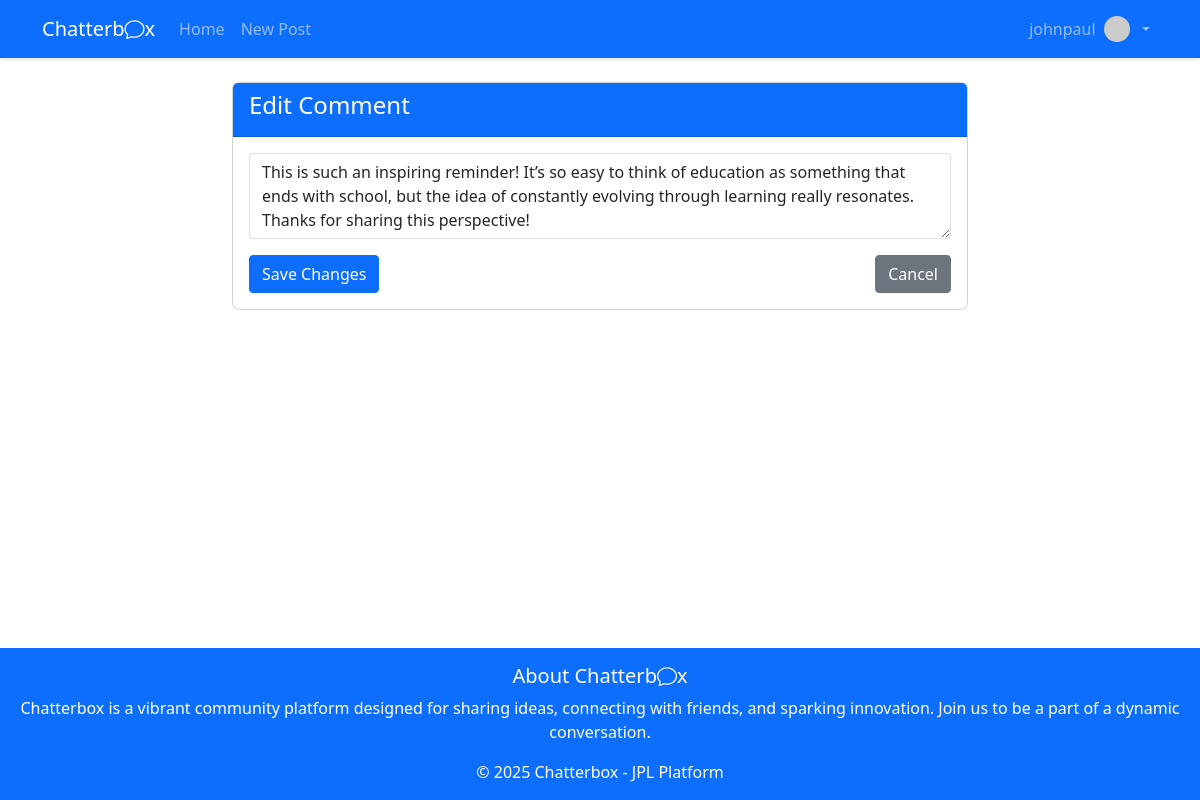
Page /comment/61/edit/ (signed in) on the committed database.
### core/models.py (models this page shows, shortened)
class User(AbstractUser):
    is_spammer = models.BooleanField(default=False)
    last_post_time = models.DateTimeField(null=True, blank=True)

class Comment(models.Model):
    post = models.ForeignKey(Post, on_delete=models.CASCADE, related_name='comments')
    author = models.ForeignKey(User, on_delete=models.CASCADE)
    content = models.TextField(validators=[MinLengthValidator(2)])
    created_at = models.DateTimeField(auto_now_add=True)
    updated_at = models.DateTimeField(auto_now=True)
    parent = models.ForeignKey('self', null=True, blank=True, on_delete=models.CASCADE, related_name='replies')

### core/views.py (the view)
# urls.py: path('comment/<int:pk>/edit/', views.edit_comment, name='edit_comment'),
@login_required
def edit_comment(request, pk):
    comment = get_object_or_404(Comment, pk=pk)
    if request.user != comment.author:
        messages.error(request, "You don't have permission to edit this comment!")
        return redirect('post_detail', pk=comment.post.pk)
    if request.method == 'POST':
        form = CommentForm(request.POST, instance=comment)
        if form.is_valid():
            form.save()
            messages.success(request, 'Comment updated successfully!')
            return redirect('post_detail', post_id=comment.post.pk)
    else:
        form = CommentForm(instance=comment)
    context = {
        'form': form,
        'comment': comment,
        'action': 'Edit'
    }
    return render(request, 'core/comment_form.html', context)

### core/forms.py
class CommentForm(forms.ModelForm):
    class Meta:
        model = Comment
        fields = ['content']
        widgets = {
            'content': forms.Textarea(attrs={
                'class': 'form-control',
                'rows': 3,
                'placeholder': 'Write your reply here...'
            }),
        }

### core/templates/core/comment_form.html (shortened to what this page needs)
{% extends 'core/base.html' %}
{% block content %}
<div class="row justify-content-center">
    <div class="col-md-8">
        <div class="card">
            <div class="card-header bg-primary text-white">
                <h4>{{ action }} Comment</h4>
            </div>
            <div class="card-body">
                <form method="post">
                    <div class="mb-3">
                        {{ form.content }}
                    </div>
                    <div class="d-flex justify-content-between">
                        <button type="submit" class="btn btn-primary">Save Changes</button>
                        <a href="{% url 'post_detail' comment.post.pk %}" class="btn btn-secondary">Cancel</a>
                    </div>
                </form>
            </div>
        </div>
    </div>
</div>
{% endblock %}

### core/templates/core/base.html (shortened to what this page needs)
<!DOCTYPE html>
<html lang="en">
<head>
    <link href="https://cdn.jsdelivr.net/npm/bootstrap@5.3.0/dist/css/bootstrap.min.css" rel="stylesheet">
    <link rel="stylesheet" href="https://cdn.jsdelivr.net/npm/bootstrap-icons@1.10.0/font/bootstrap-icons.css">
    {% load static %}
    <link rel="stylesheet" href="{% static 'core/css/styles.css' %}">
</head>
<body>
    <nav class="navbar navbar-expand-lg navbar-dark bg-primary">
        <div class="container">
            <a class="navbar-brand" href="{% url 'home' %}">Chatterb<i class="bi bi-chat chat-icon"></i>x</a>
            <div class="collapse navbar-collapse" id="navbarNav">
                <ul class="navbar-nav me-auto">
                    <li class="nav-item">
                        <a class="nav-link" href="{% url 'home' %}">Home</a>
                    </li>
                    {% if user.is_authenticated %}
                    <li class="nav-item">
                        <a class="nav-link" href="{% url 'create_post' %}">New Post</a>
                    </li>
                    {% endif %}
                </ul>
                <ul class="navbar-nav ms-auto">
                    {% if user.is_authenticated %}
                    <li class="nav-item dropdown">
                        <a class="nav-link dropdown-toggle d-flex align-items-center" href="#" id="navbarDropdown" role="button" data-bs-toggle="dropdown">
                            {{ user.username }}
                            <img src="https://ui-avatars.com/api/?name={{ user.username }}" alt="Avatar" class="rounded-circle me-2" width="26" height="26">
                        </a>
                    </li>
                    {% endif %}
                </ul>
            </div>
        </div>
    </nav>
    <div class="container mt-4">
        {% block content %}{% endblock %}
    </div>
    <footer class="bg-light text-center text-lg-start mt-5">
        <div class="text-center p-3 bg-primary text-white">
            <h5>About Chatterb<i class="bi bi-chat chat-icon"></i>x</h5>
            <p>
                Chatterbox is a vibrant community platform designed for sharing ideas, connecting with friends, and sparking innovation. Join us to be a part of a dynamic conversation.
            </p>
            <p class="mb-0">© 2025 Chatterbox - JPL Platform</p>
        </div>
    </footer>
</body>
</html>

### core/static/core/css/styles.css (style rules this page uses)
html, body { height: 100%; }
body { display: flex; flex-direction: column; }
.container { flex: 1; }
footer { margin-top: auto; }
.card { border-radius: 0.5rem; }
.navbar { box-shadow: 0 2px 4px rgba(0,0,0,.1); }
.btn { border-radius: 0.25rem; }
.form-control { border-radius: 0.25rem; }

### rows in the picture
User: username "johnpaul"
Comment: content "This is such an inspiring reminder! It’s so easy to think of education as something that ends with school, but the idea of constantly evolving through learning really resonates. Thanks for sharing this perspective!"

### other values in the picture
{{ action }} "Edit"
